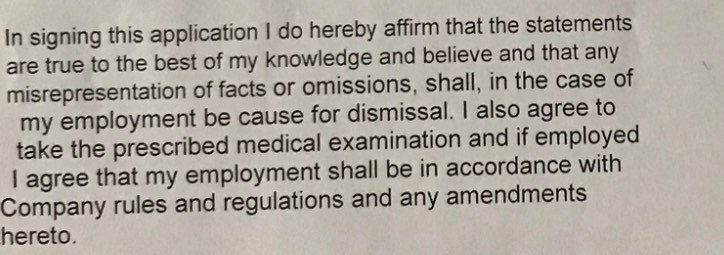
#> input picture photooo.jpg, 724 x 255 px
$ jupyter execute --allow-errors 'text recognation from image by using pytesseract OCR.ipynb'   (shell and % lines are left out)
#> lines starting #> are read from the running program, lines starting #| are printed output that depends on the picture; after the words box and inside, x2 and y2 are one past the last pixel; in counts of white or black regions, pixels touching at a corner belong together
[cell 1]
import cv2
import pytesseract
import os

[cell 2]
os.chdir(r"E:")

[cell 3]
pytesseract.pytesseract.tesseract_cmd=(r"C:\Program Files\Tesseract-OCR\tesseract.exe")

[cell 4]
import matplotlib.pyplot as plt

[cell 5]
img = cv2.imread("photooo.jpg")
#> img is the input picture: shape (255, 724, 3); mean B, G, R 156.6, 166.5, 172.1
img = cv2.resize (img,None, fx=0.5 , fy= 0.5)
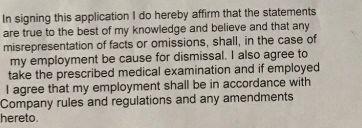
#> img: shape (128, 362, 3); mean B, G, R 156.8, 166.7, 172.3
gray = cv2.cvtColor(img,cv2.COLOR_BGR2GRAY)

#plt.imshow(cv2.cvtColor(gray,cv2.COLOR_BGR2RGB))


adaptive_Threshold = cv2.adaptiveThreshold(gray , 255, cv2.ADAPTIVE_THRESH_GAUSSIAN_C,cv2.THRESH_BINARY,85,30)
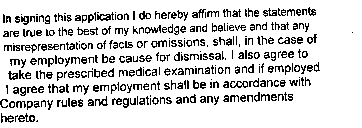
#> adaptive_Threshold: shape (128, 362); 84.4% white; black in thin lines or dots, all inside (x1, y1, x2, y2) = (0, 7, 353, 123)
plt.imshow(cv2.cvtColor(adaptive_Threshold,cv2.COLOR_BGR2RGB))
config = "--psm 6"
#> (the rest of this cell did not finish here and is left out)
